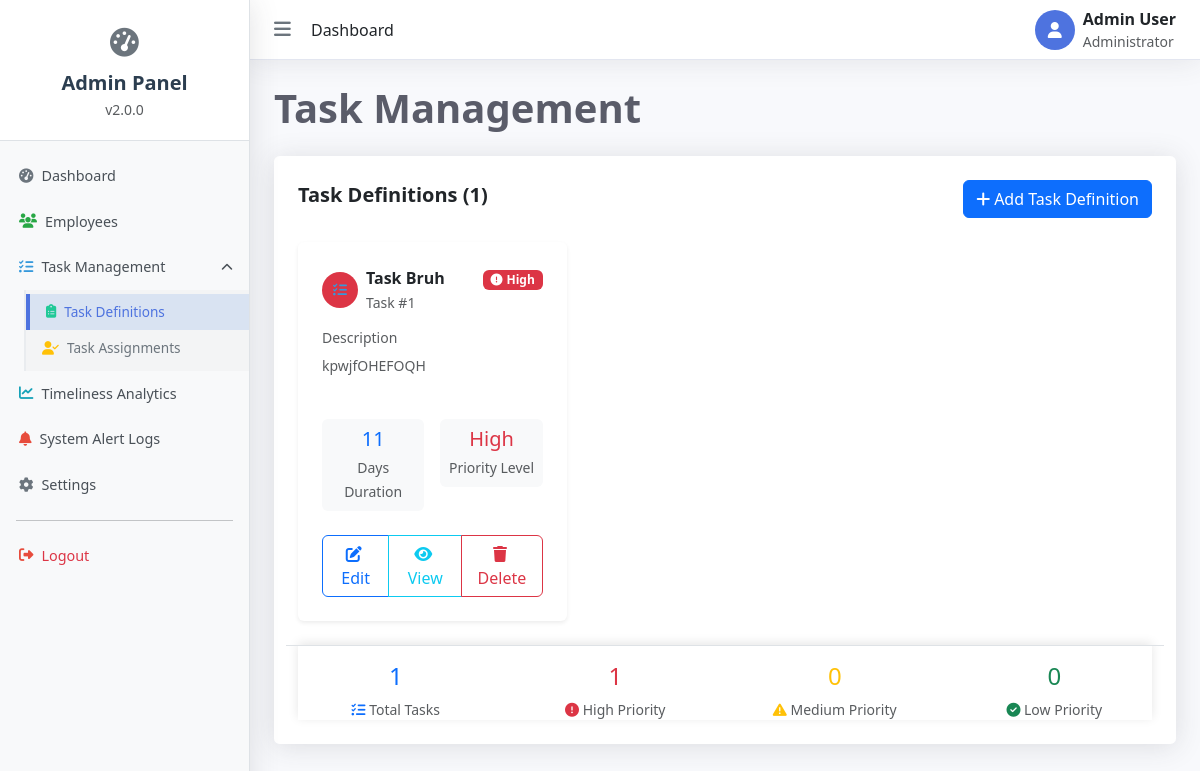
Before: /dashboard/tasks/ with the older database file.
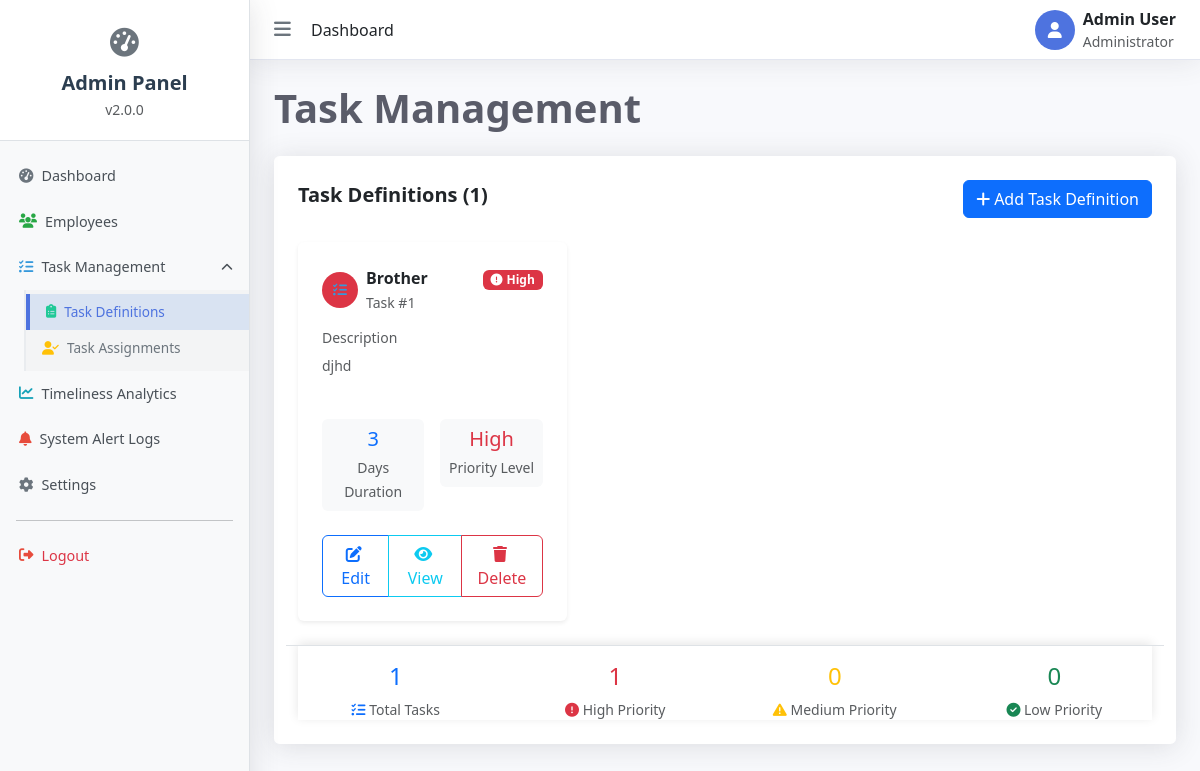
After: the same page with the newer database file.
### ttms_app/models.py (models this page shows, shortened)
class Task(models.Model):
    title = models.CharField(max_length=200)
    description = models.TextField(blank=True)
    standard_duration_days = models.PositiveSmallIntegerField(
        default=3,
        help_text="Standard number of days for task completion."
    )
    priority = models.CharField(
        max_length=10,
        choices=[('high', 'High'), ('medium', 'Medium'), ('low', 'Low')],
        default='medium'
    )
    class Meta:
        verbose_name = "Task Definition"
        verbose_name_plural = "Task Definitions"

### ttms_app/views.py (the view)
# urls.py: path('tasks/', views.tasks_view, name='tasks'),
def tasks_view(request):
    tasks = Task.objects.all().order_by('id')
    total_tasks = tasks.count()
    high_priority_count = tasks.filter(priority='high').count()
    medium_priority_count = tasks.filter(priority='medium').count()
    low_priority_count = tasks.filter(priority='low').count()
    context = {
        'page_title': 'Task Management',
        'tasks': tasks,
        'total_tasks': total_tasks,
        'high_priority_count': high_priority_count,
        'medium_priority_count': medium_priority_count,
        'low_priority_count': low_priority_count,
    }
    return render(request, 'admin_dashboard/tasks.html', context)

### templates/admin_dashboard/tasks.html (shortened to what the changed rows need)
{% extends 'admin_dashboard/base.html' %}
{% block content %}
<div class="content-wrapper">
    <h1 class="page-title">Task Management</h1>
    <div class="content-card">
        {% if tasks %}
        <div class="row g-4">
            {% for task in tasks %}
            <div class="col-md-6 col-lg-4">
                <div class="card task-card h-100 border-0 shadow-sm" id="task-card-{{ task.id }}">
                    <div class="card-body p-4">
                        <div class="d-flex justify-content-between align-items-start mb-3">
                            <div class="d-flex align-items-center">
                                <div class="task-icon me-2
                                    {% if task.priority == 'high' %}bg-danger
                                    {% elif task.priority == 'medium' %}bg-warning
                                    {% else %}bg-success{% endif %} text-white">
                                    <i class="fas fa-tasks"></i>
                                </div>
                                <div>
                                    <strong class="d-block">{{ task.title }}</strong>
                                    <small class="text-muted">Task #{{ forloop.counter }}</small>
                                </div>
                            </div>
                            <div>
                                {% if task.priority == 'high' %}
                                    <span class="badge bg-danger">
                                        <i class="fas fa-exclamation-circle me-1"></i>High
                                    </span>
                                {% elif task.priority == 'medium' %}
                                    <span class="badge bg-warning">
                                        <i class="fas fa-exclamation-triangle me-1"></i>Medium
                                    </span>
                                {% elif task.priority == 'low' %}
                                    <span class="badge bg-success">
                                        <i class="fas fa-check-circle me-1"></i>Low
                                    </span>
                                {% else %}
                                    <span class="badge bg-secondary">Not Set</span>
                                {% endif %}
                            </div>
                        </div>
                        <div class="mb-4">
                            <h6 class="text-muted small mb-2">Description</h6>
                            {% if task.description %}
                                <p class="card-text text-muted small mb-0 task-description">
                                    {{ task.description|truncatechars:150 }}
                                </p>
                            {% else %}
                                <p class="card-text text-muted small mb-0">— No description —</p>
                            {% endif %}
                        </div>
                        <div class="row g-3 mb-4">
                            <div class="col-6">
                                <div class="text-center p-2 bg-light rounded">
                                    <h5 class="mb-1 text-primary">{{ task.standard_duration_days }}</h5>
                                    <small class="text-muted">Days Duration</small>
                                </div>
                            </div>
                            <div class="col-6">
                                <div class="text-center p-2 bg-light rounded">
                                    <h5 class="mb-1">
                                        {% if task.priority == 'high' %}
                                            <span class="text-danger">High</span>
                                        {% elif task.priority == 'medium' %}
                                            <span class="text-warning">Medium</span>
                                        {% else %}
                                            <span class="text-success">Low</span>
                                        {% endif %}
                                    </h5>
                                    <small class="text-muted">Priority Level</small>
                                </div>
                            </div>
                        </div>
                        <div class="btn-group w-100">
                            <button class="btn btn-outline-primary edit-btn flex-fill"
                                    data-id="{{ task.id }}"
                                    data-title="{{ task.title }}"
                                    data-description="{{ task.description|default:'' }}"
                                    data-duration="{{ task.standard_duration_days }}"
                                    data-priority="{{ task.priority }}"
                                    data-bs-toggle="modal"
                                    data-bs-target="#editTaskModal">
                                <i class="fas fa-edit me-1"></i> Edit
                            </button>
                            <button class="btn btn-outline-info view-btn flex-fill"
                                    data-id="{{ task.id }}"
                                    data-title="{{ task.title }}"
                                    data-description="{{ task.description|default:'No description' }}"
                                    data-duration="{{ task.standard_duration_days }}"
                                    data-priority="{{ task.priority }}"
                                    data-bs-toggle="modal"
                                    data-bs-target="#viewTaskModal">
                                <i class="fas fa-eye me-1"></i> View
                            </button>
                            <button class="btn btn-outline-danger delete-btn flex-fill"
                                    data-id="{{ task.id }}"
                                    data-title="{{ task.title }}">
                                <i class="fas fa-trash me-1"></i> Delete
                            </button>
                        </div>
                    </div>
                </div>
            </div>
            {% endfor %}
        </div>
        {% endif %}
    </div>
</div>
{% endblock %}

Changed rows visible on the page:
removed Task: title "Task Bruh", priority "high" (drawn), description "kpwjfOHEFOQH", standard_duration_days "11"
added Task: title "Brother", priority "high" (drawn), description "djhd", standard_duration_days "3"
